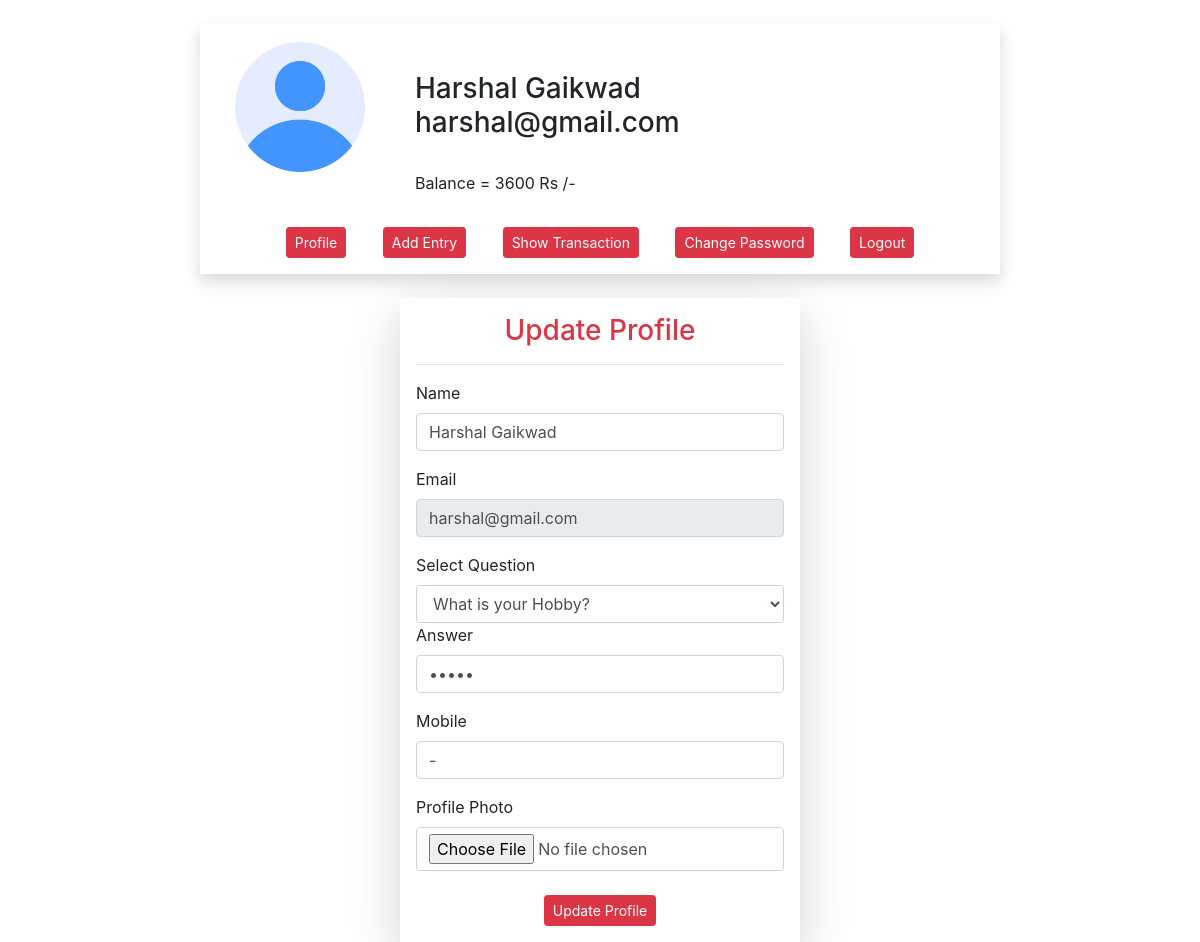
/profile.php (signed in), run on the app's committed database.
### tables this page shows
CREATE TABLE `userdetails` (
  `uid` int(11) NOT NULL,
  `unm` varchar(100) NOT NULL,
  `uemail` varchar(150) NOT NULL,
  `upwd` varchar(50) NOT NULL,
  `uque` varchar(50) NOT NULL,
  `uans` varchar(20) NOT NULL,
  `uphoto` varchar(15) NOT NULL,
  `umb` varchar(30) NOT NULL
);

### session-check.php (called while the page is built, shortened)
<?php session_start();
$cn =mysqli_connect("localhost","root","","expensetracker");
    if(!isset( $_SESSION['id']))
    {
        echo "<script>
        window.location.href='index.php';
        </script>";
    }
    else
    {
        $id =$_SESSION['id'];
        $qcu = "SELECT * FROM userdetails WHERE uid = $id";
        $resultU=mysqli_query($cn,$qcu);
        $dataU=mysqli_fetch_assoc($resultU);
    }
?>

### profile.php (the view, shortened to what this page needs)
<?php include 'session-check.php';
?>
<!DOCTYPE html>
<html lang="en">
<head>
    <link rel="stylesheet" href="css/bootstrap.css">
    <link
    rel="stylesheet"
    href="https://cdnjs.cloudflare.com/ajax/libs/animate.css/4.1.1/animate.min.css"
  />
</head>
<body class="">
   <?php  include 'header.php';?>
        <div class="col-md-4 mx-auto p-3 bg-white shadow-lg ">
    <h3 class="text-center text-danger  animate__animated animate__flash">
                    Update Profile
                </h3>
                <hr>
                <form action="profile.php" method="post" enctype="multipart/form-data">
                <label>Name </label>
    <input type="text" name="nm" placeholder="eg. ajinkya"
    class="form-control mb-3" required value="<?php echo $dataU['unm']?>">
    <label>Email </label>
    <input type="email" name="em" placeholder="eg. ram@gmail.com"
    class="form-control mb-3" required readonly value="<?php echo $dataU['uemail'];?>">
    <label>Select Question </label>
    <select name="que" class="form-control" required>
     <option value="What is your Hobby" <?php if($dataU['uque']=="What is your Hobby") { echo 'selected';}?> >
        What is your Hobby?
    </option>
    </select>
    <label>Answer </label>
    <input type="password" name="ans" placeholder="Answer"
    class="form-control mb-3" required value="<?php echo $dataU['uans']?>">
    <label>Mobile </label>
    <input type="text" name="mob" placeholder="9865789545"
    class="form-control mb-3" required value="<?php echo $dataU['umb']?>">
    <label>Profile Photo </label>
    <input type="file" name="profile"    class="form-control mb-3" >
    <div class="text-center mt-4">
        <input type="submit" value="Update Profile"
        class="btn btn-sm btn-danger" name="b1">
    </div>
                </form>
        </div>
</body>
</html>

### header.php
<?php
$qCr ="SELECT SUM(tamt) as camt FROM  transactiondetails WHERE uid =$id AND tstatus ='Credit'";
$resultCr= mysqli_query($cn,$qCr);
$datCr = mysqli_fetch_assoc($resultCr);
$credit = $datCr['camt'];
$qEx ="SELECT SUM(tamt) as eamt FROM  transactiondetails WHERE uid =$id AND tstatus ='Expense'";
$resultEx= mysqli_query($cn,$qEx);
$datEx = mysqli_fetch_assoc($resultEx);
$expense = $datEx['eamt'];
$balance = $credit - $expense;
 ?>
<div class="col-md-8 mx-auto bg-white shadow my-4">
        <div class="row">
            <div class="col-md-3 text-center p-3">
<img src="<?php if($dataU['uphoto']=='-'){ echo 'photo/user.png';}
 else { echo $dataU['uphoto'];}?>" alt=""
                width="80%" class="rounded-circle">
            </div>
            <div class="col-md-9 pt-5">
                <h3><?php echo $dataU['unm']?>
                        <br>
                        <?php echo $dataU['uemail']?>
</h3>
    <p>
    <br>
                        Balance = <?php echo $balance;?> Rs /-
    </p>
            </div>
        </div>
        <div class=" text-center p-3">
                <a href="profile.php" class="btn btn-sm btn-danger mx-3">Profile</a>
                <a href="add-credit.php" class="btn btn-sm btn-danger mx-3">Add Entry</a>
                <a href="show-transaction.php" class="btn btn-sm btn-danger mx-3">Show Transaction</a>
                <a href="change-password.php" class="btn btn-sm btn-danger mx-3">Change Password</a>
                <a href="logout.php" class="btn btn-sm btn-danger mx-3">Logout</a>
        </div>
   </div>

### data on the page
userdetails: unm "Harshal Gaikwad", uemail "harshal@gmail.com", nm "Harshal Gaikwad", em "harshal@gmail.com", que "What is your Hobby?", mob "-"

### other printed values
$balance "3600"
